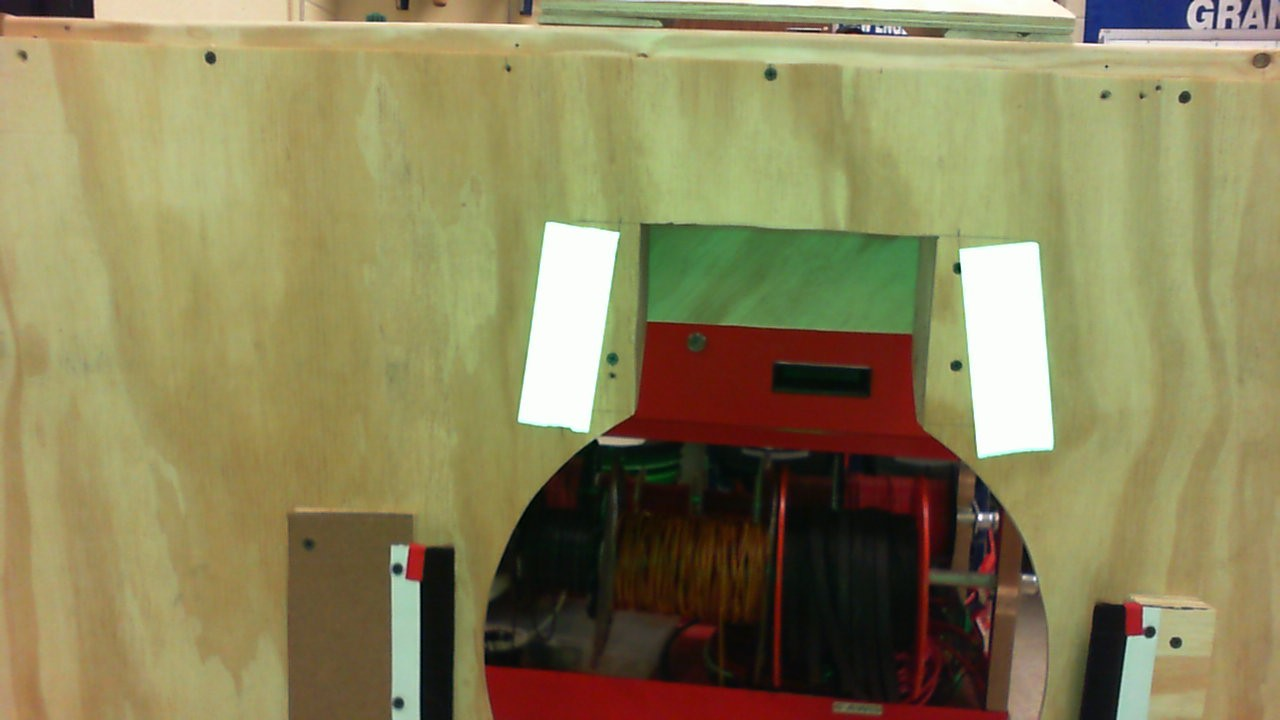
#> input picture vision/8.jpg, 1280 x 720 px
$ python visiontest.py
#> lines starting #> are read from the running program, lines starting #| are printed output that depends on the picture; after the words box and inside, x2 and y2 are one past the last pixel; in counts of white or black regions, pixels touching at a corner belong together
import imutils
import argparse
import numpy as np
import cv2
import numpy
import math
from enum import Enum


class GRIPcode:
    """
    An OpenCV pipeline generated by GRIP.
    """

    def __init__(self):
        """initializes all values to presets or None if need to be set
        """

        self.__hsl_threshold_hue = [21.043165467625897, 87.57575757575756]
        self.__hsl_threshold_saturation = [135.29676258992808, 255.0]
        self.__hsl_threshold_luminance = [185.74640287769782, 255.0]

        self.hsl_threshold_output = None

        self.__cv_dilate_src = self.hsl_threshold_output
        self.__cv_dilate_kernel = None
        self.__cv_dilate_anchor = (-1, -1)
        self.__cv_dilate_iterations = 5.0
        self.__cv_dilate_bordertype = cv2.BORDER_CONSTANT
        self.__cv_dilate_bordervalue = (-1)

        self.cv_dilate_output = None

        self.__find_contours_input = self.cv_dilate_output
        self.__find_contours_external_only = False

        self.find_contours_output = None

    def process(self, source0):
        """
        Runs the pipeline and sets all outputs to new values.
        """
        # Step HSL_Threshold0:
        self.__hsl_threshold_input = source0
        (self.hsl_threshold_output) = self.__hsl_threshold(self.__hsl_threshold_input,
                                                           self.__hsl_threshold_hue, self.__hsl_threshold_saturation, self.__hsl_threshold_luminance)

        # Step CV_dilate0:
        self.__cv_dilate_src = self.hsl_threshold_output
        (self.cv_dilate_output) = self.__cv_dilate(self.__cv_dilate_src, self.__cv_dilate_kernel,
                                                   self.__cv_dilate_anchor, self.__cv_dilate_iterations, self.__cv_dilate_bordertype, self.__cv_dilate_bordervalue)

        # Step Find_Contours0:
        self.__find_contours_input = self.cv_dilate_output
        (self.find_contours_output) = self.__find_contours(
            self.__find_contours_input, self.__find_contours_external_only)

    @staticmethod
    def __hsl_threshold(input, hue, sat, lum):
        """Segment an image based on hue, saturation, and luminance ranges.
        Args:
            input: A BGR numpy.ndarray.
            hue: A list of two numbers the are the min and max hue.
            sat: A list of two numbers the are the min and max saturation.
            lum: A list of two numbers the are the min and max luminance.
        Returns:
            A black and white numpy.ndarray.
        """
        out = cv2.cvtColor(input, cv2.COLOR_BGR2HLS)
        return cv2.inRange(out, (hue[0], lum[0], sat[0]),  (hue[1], lum[1], sat[1]))

    @staticmethod
    def __cv_dilate(src, kernel, anchor, iterations, border_type, border_value):
        """Expands area of higher value in an image.
        Args:
           src: A numpy.ndarray.
           kernel: The kernel for dilation. A numpy.ndarray.
           iterations: the number of times to dilate.
           border_type: Opencv enum that represents a border type.
           border_value: value to be used for a constant border.
        Returns:
            A numpy.ndarray after dilation.
        """
        return cv2.dilate(src, kernel, anchor, iterations=(int)(iterations + 0.5),
                          borderType=border_type, borderValue=border_value)

    @staticmethod
    def __find_contours(input, external_only):
        """Sets the values of pixels in a binary image to their distance to the nearest black pixel.
        Args:
            input: A numpy.ndarray.
            external_only: A boolean. If true only external contours are found.
        Return:
            A list of numpy.ndarray where each one represents a contour.
        """
        if(external_only):
            mode = cv2.RETR_EXTERNAL
        else:
            mode = cv2.RETR_LIST
        method = cv2.CHAIN_APPROX_SIMPLE
        contours, hierarchy = cv2.findContours(input, mode=mode, method=method)
        return contours


# [19 lines of commented-out code are left out]


goalFinder = GRIPcode()
img = cv2.imread('8.jpg',1)
#> img is the input picture: shape (720, 1280, 3); mean B, G, R 89.9, 131.5, 139.2
goalFinder.process(img)
#> in __hsl_threshold, `out = cv2.cvtColor(input, cv2.COLOR_BGR2HLS)`: out: shape (720, 1280, 3); mean of channels 0, 1, 2 33.8, 116.7, 84.8
#> in __hsl_threshold, `return cv2.inRange(out, (hue[0], lum[0], sat[0]),  (hue[1], lum[1], sa..`:
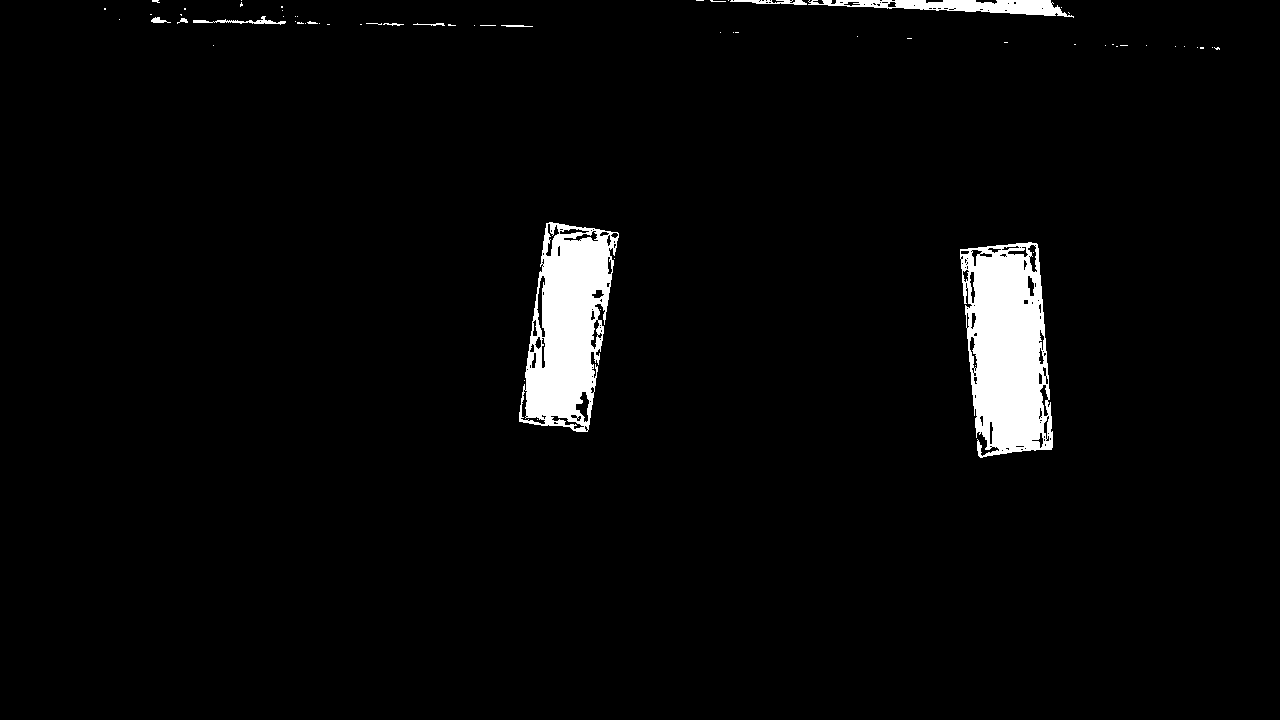
#> returned value: shape (720, 1280); 3.3% white; 64 white regions (53 under 20 px), largest, box (x1, y1, x2, y2) and area: (960, 242, 1053, 458) 14561, (519, 222, 619, 432) 12604, (808, 0, 1074, 18) 2287
filteredContours=[]


for contour in goalFinder.find_contours_output:
    x, y, w, h = cv2.boundingRect(contour)

    area=cv2.contourArea(contour)
    ratio = h/w
    if ratio > 1.8 and ratio < 2.2:
        filteredContours.append(contour)

totalX, totalY = 0, 0

for contour in filteredContours:
    M = cv2.moments(contour)
    cX = int(M["m10"] / M["m00"])
    cY = int(M["m01"] / M["m00"])
    contourArea = cv2.contourArea(contour)

    rect = cv2.minAreaRect(contour)
    box = cv2.boxPoints(rect)
    dBox = np.int0(box)
    cv2.drawContours(img,[dBox],0,(0,0,255),2)
    totalX += cX
    totalY += cY
    print (rect)

    print("contour points {},{}".format(cX,cY))
    cv2.circle(img, (cX, cY), 7, (0, 0, 0), -1)
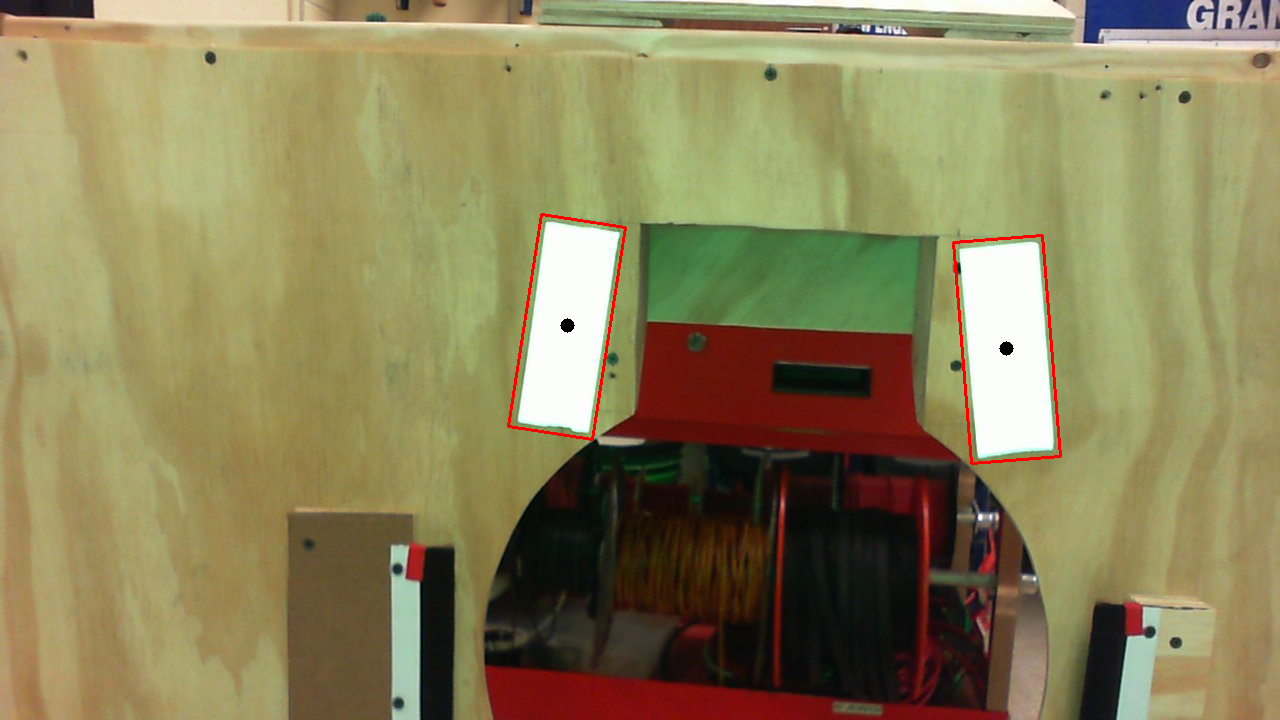
#> img: shape (720, 1280, 3); 0.42% of pixels changed, all inside (x1, y1, x2, y2) = (507, 213, 1062, 465)
#> after the loop, totalX = 1573; totalY = 673

    # cv2.drawContours(img, [contour], -1, (255, 0, 0), 2)
cv2.drawContours(img, filteredContours, -1, (255, 0, 0), 2)
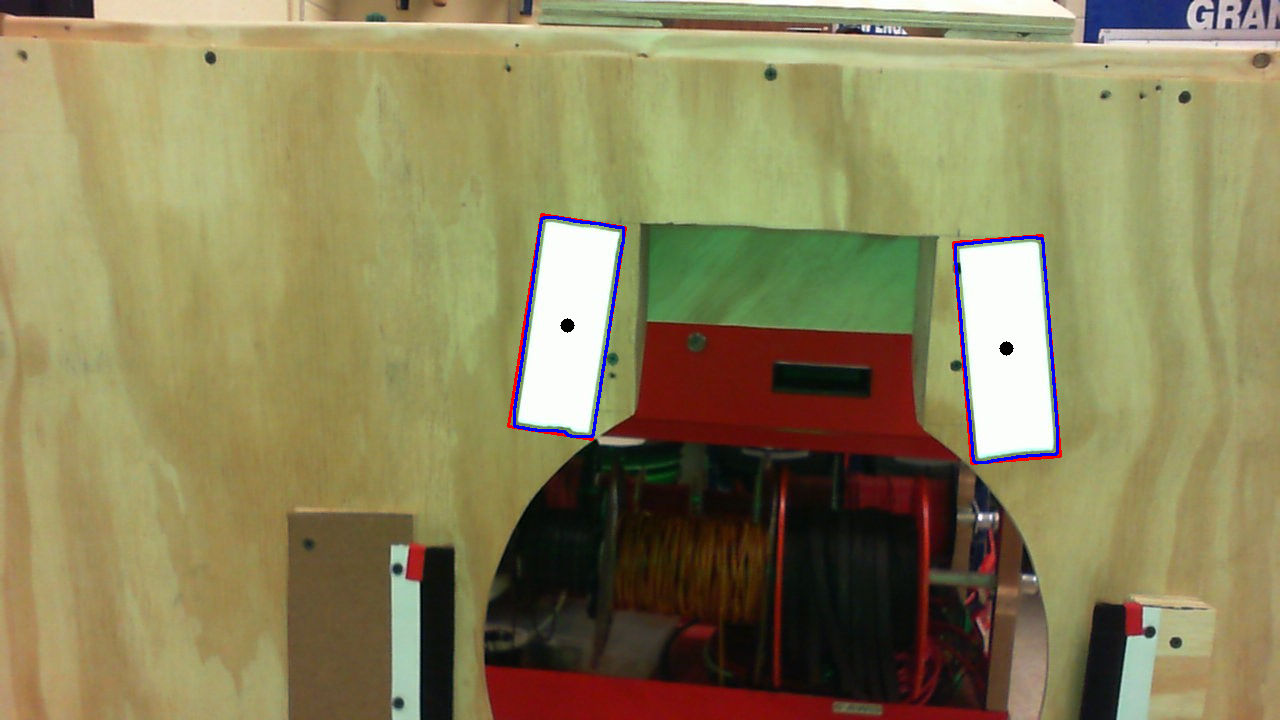
#> img: shape (720, 1280, 3); 0.41% of pixels changed, all inside (x1, y1, x2, y2) = (513, 216, 1059, 464)


avgPoint = (int(totalX / len(filteredContours)), int(totalY / len(filteredContours)))
#> avgPoint = (786, 336)

dimensions = img.shape
#> dimensions = (720, 1280, 3)
width = img.shape[1]
#> width = 1280


#print('Image Width        : ',width)

#table.putNumber("Vision Correction", avgPoint[0])

print("Middle Contour Point {},{}".format(avgPoint[0],avgPoint[1]))
#| Middle Contour Point 786,336
cv2.circle(img, (avgPoint), 7, (0, 0, 0), -1)
#> img: shape (720, 1280, 3); 0.02% of pixels changed, all inside (x1, y1, x2, y2) = (779, 329, 794, 344)
# [4 lines of commented-out code are left out]
cv2.imshow('image',img)
cv2.imshow('dialated image',goalFinder.cv_dilate_output)
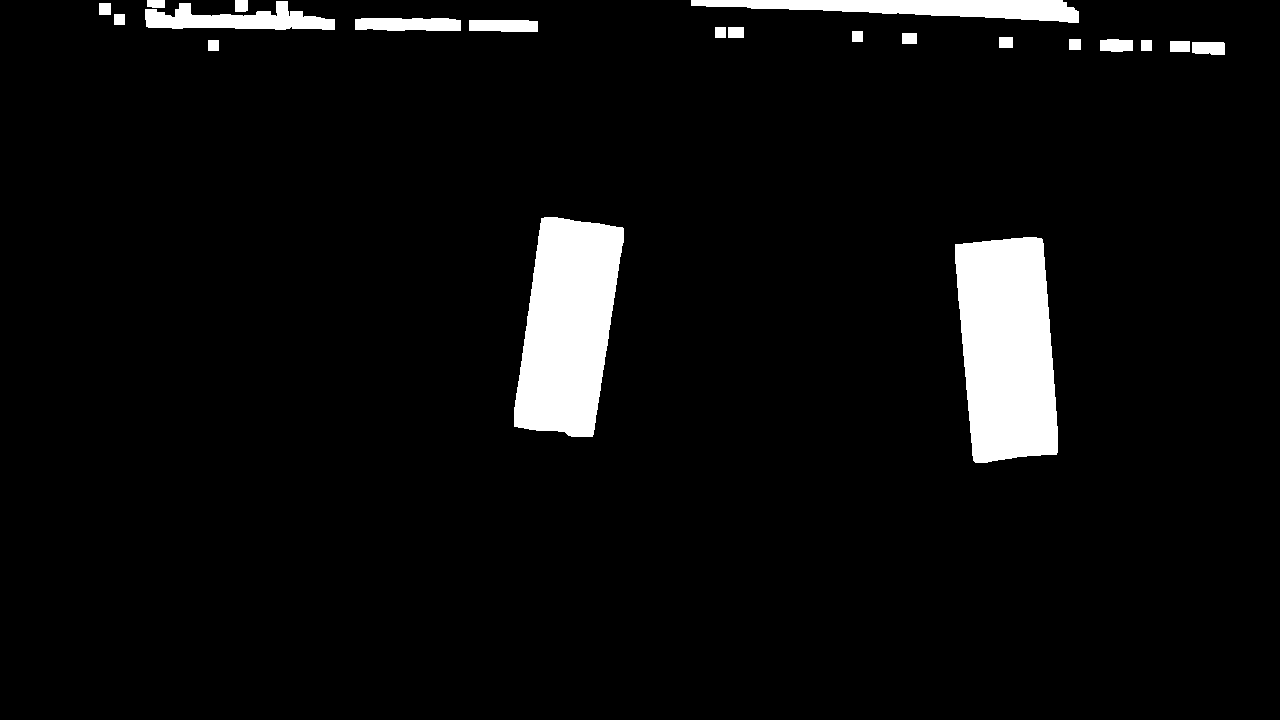
#> window 'dialated image': shape (720, 1280); 5.4% white; 21 white regions, largest, box (x1, y1, x2, y2) and area: (955, 237, 1058, 463) 19333, (514, 217, 624, 437) 17695, (691, 0, 1079, 23) 5170
cv2.waitKey(0)
#> (the run stopped early here; a loop or call above may not have finished)

$ run again, with vision/1.jpg copied over vision/8.jpg
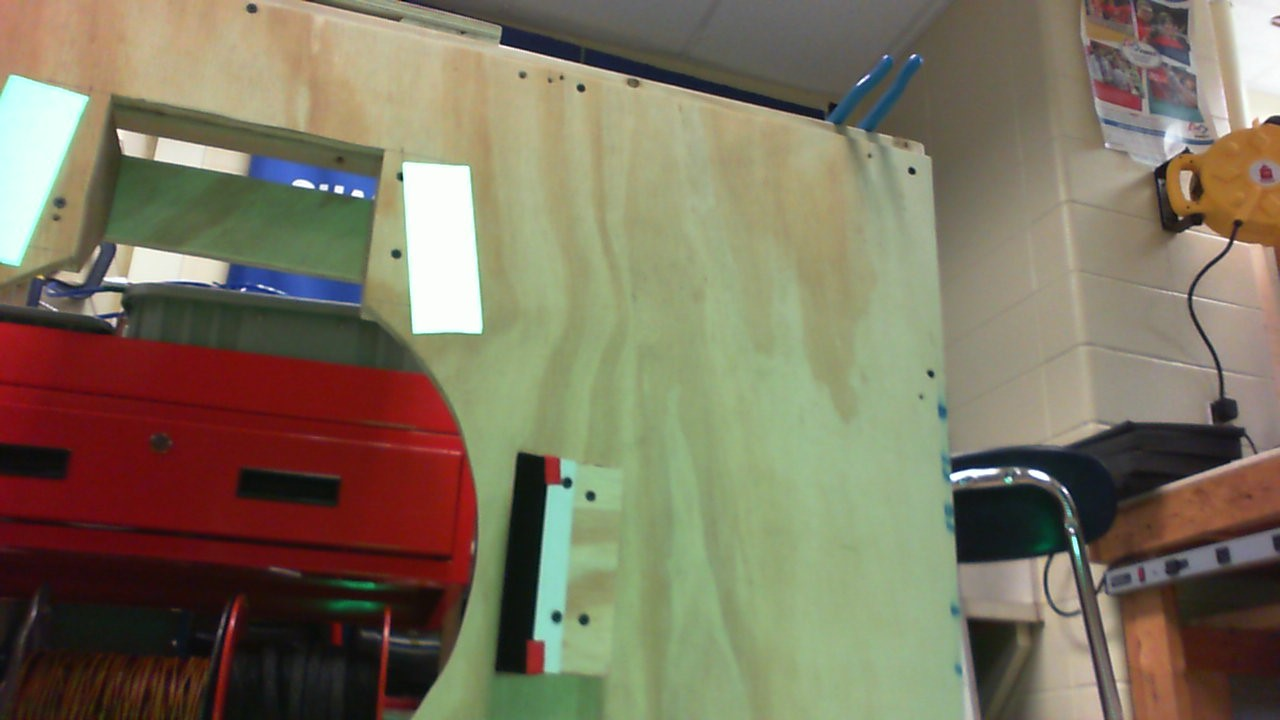
#> input picture vision/1.jpg, 1280 x 720 px
#> img is the input picture: shape (720, 1280, 3); mean B, G, R 94.9, 116.3, 125.1
#> out: shape (720, 1280, 3); mean of channels 0, 1, 2 47, 113.2, 72.7
#> after the loop `for contour in filteredContours:`:
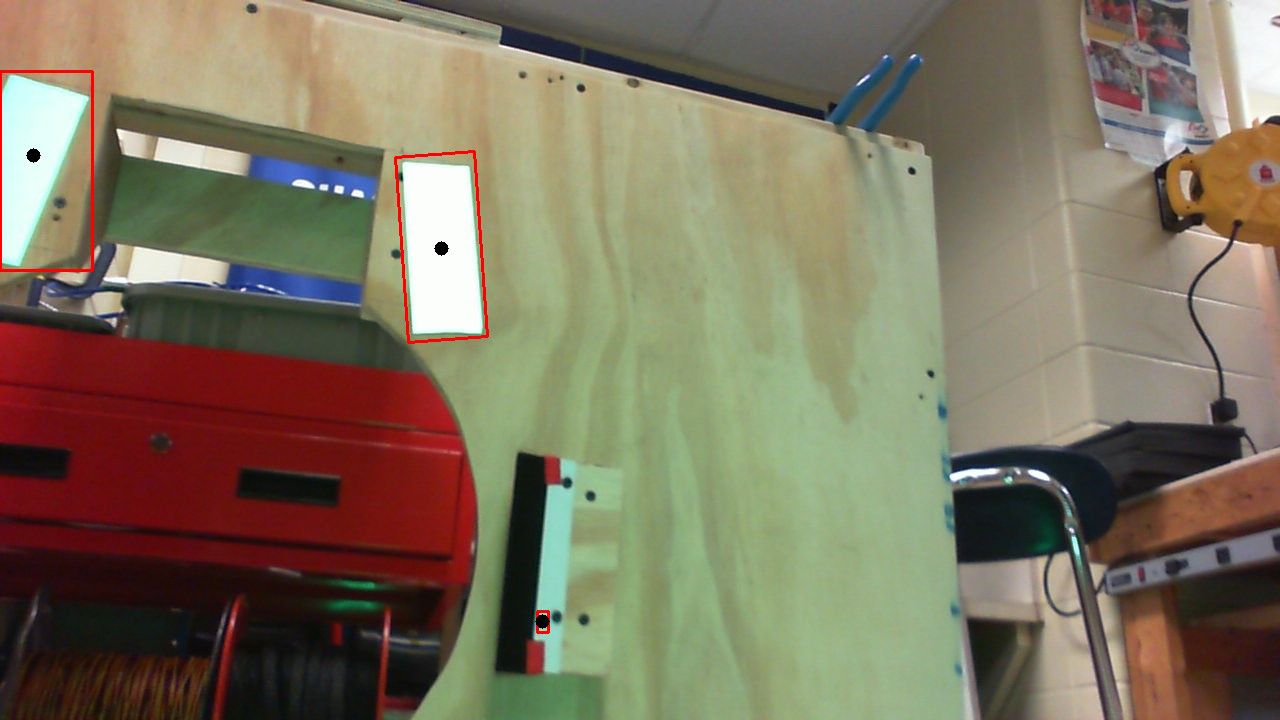
#> img: shape (720, 1280, 3); 0.4% of pixels changed, all inside (x1, y1, x2, y2) = (0, 70, 550, 634)
#> after the loop `for contour in filteredContours:`: totalX = 1016; totalY = 1024
#> avgPoint = (338, 341)
#| Middle Contour Point 338,341
#> `cv2.imshow('dialated image',goalFinder.cv_dilate_output)`:
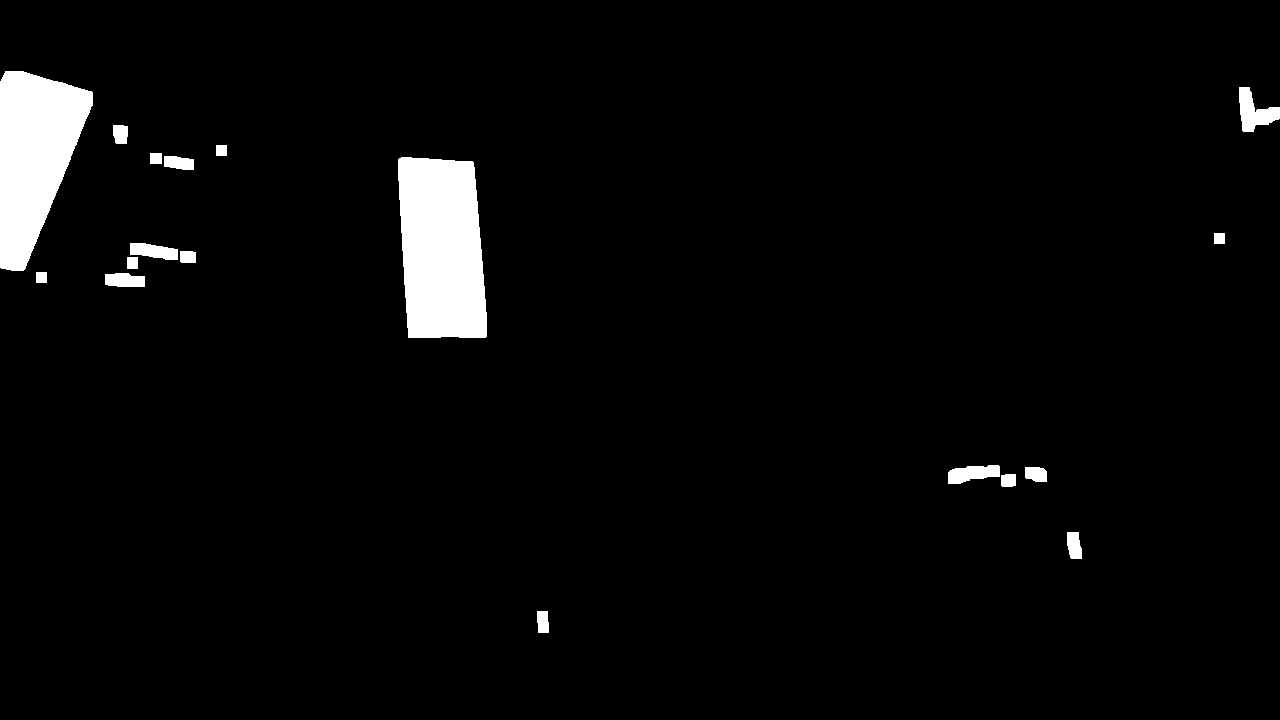
#> window 'dialated image': shape (720, 1280); 3.4% white; 18 white regions, largest, box (x1, y1, x2, y2) and area: (398, 157, 487, 338) 14063, (0, 71, 93, 271) 12091, (1239, 87, 1280, 132) 980
